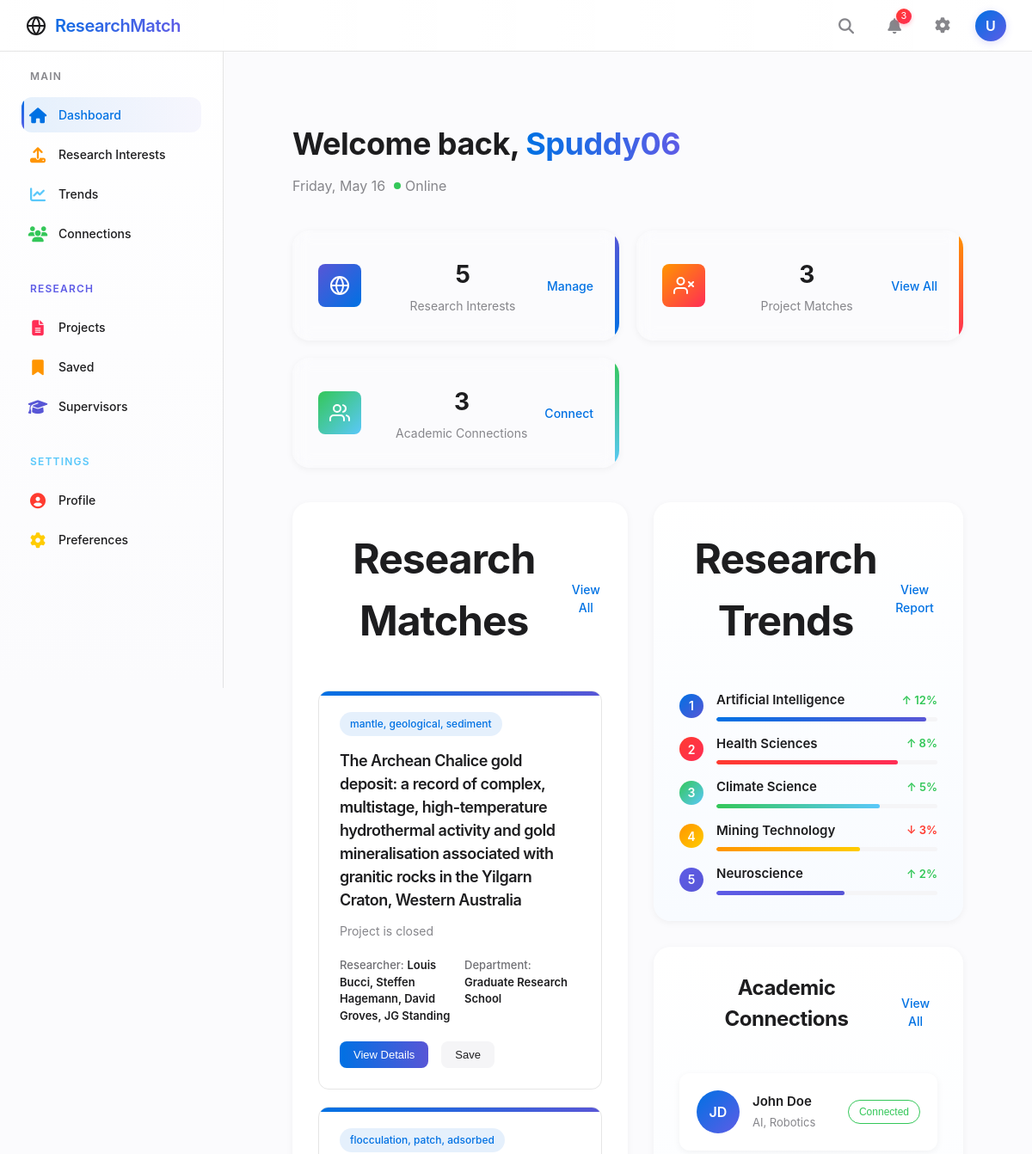
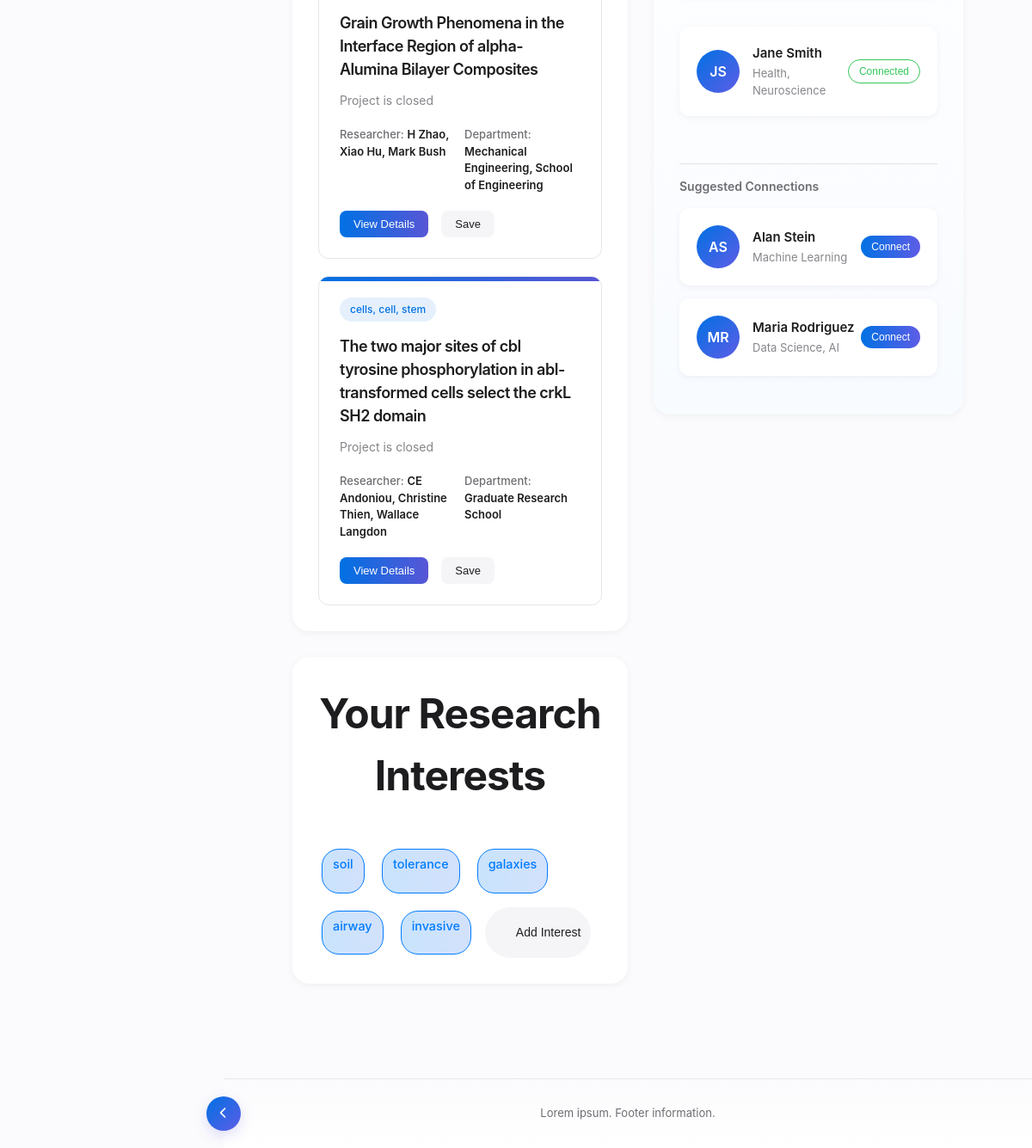
The page /dashboard (signed in) on the database its author committed (2 pictures, top to bottom).
### database/schema.py (models this page shows, shortened)
class User(db.Model):
    id = db.Column(db.Integer, primary_key=True)
    username = db.Column(db.String(100), nullable=False, unique=True)
    password_hash = db.Column(db.String(255), nullable=False)
    email = db.Column(db.String(100), nullable=False)
    research_area_id = db.Column(db.Integer, db.ForeignKey('research_area.id'))
    faculty = db.relationship('ResearchArea', backref='users')
    interests = db.relationship('Interest', secondary=user_interest, backref='users')
    saved_projects = db.relationship('Project', secondary=user_saved_projects, backref='saved_by_users')
    connections = db.relationship(
        'User',
        secondary=user_connections,
        primaryjoin=id == user_connections.c.user_id,
        secondaryjoin=id == user_connections.c.connection_id,
        back_populates='connections_reverse'
    )
    connections_reverse = db.relationship(
        'User',
        secondary=user_connections,
        primaryjoin=id == user_connections.c.connection_id,
        secondaryjoin=id == user_connections.c.user_id,
        back_populates='connections'
    )

class Interest(db.Model):
    id = db.Column(db.Integer, primary_key=True)
    interest_name = db.Column(db.String(100), nullable=False)

class Project(db.Model):
    id = db.Column(db.Integer, primary_key=True)
    title = db.Column(db.String(100), nullable=False)
    link = db.Column(db.String(100), nullable=False)
    is_open = db.Column(db.Boolean, nullable=False)
    summary = db.Column(db.Text, nullable=False)
    close_date = db.Column(db.Date, nullable=True)
    research_areas = db.relationship('ResearchArea', secondary=project_research_area, backref='projects')
    interests = db.relationship('Interest', secondary=project_interest, backref='projects')
    researchers = db.relationship('Researcher', secondary=project_researcher, backref='projects')

class Researcher(db.Model):
    id = db.Column(db.Integer, primary_key=True)
    first_name = db.Column(db.String(100), nullable=False)
    last_name = db.Column(db.String(100), nullable=False)
    email = db.Column(db.String(100), nullable=True)

class ResearchArea(db.Model):
    __tablename__ = "research_area"
    id = db.Column(db.Integer, primary_key=True)
    area = db.Column(db.String(100), nullable=False)

### app.py (the view)
@app.route('/dashboard')
@token_required
def dashboard():
    user = db.session.query(User).filter_by(id=session['user_id']).first()
    if user.interests:
        user_interests = user.interests
        user_connections = user.connections
    else:
        user_interests = None
        user_connections = None
    all_projects = db.session.query(Project).all()
    project_matches = []
    for i in range(min(3, len(all_projects))):
        project_matches.append(all_projects[i])
    return render_template('dashboard.html',
                            username= session['username'],
                            user_interests= user_interests,
                            project_matches =project_matches,
                            connections = user_connections)

### templates/dashboard.html (shortened to what this page needs)
{% extends 'base.html' %}
{% block content %}
<div class="dashboard-container">
    <div class="dashboard-header">
        <div class="welcome-message">
            <div class="greeting-container">
                <h1>Welcome back, <span class="user-name">{{ username }}</span></h1>
                <p class="date-info" id="dateInfo"><span class="status online">Online</span></p>
            </div>
        </div>
    </div>
    {% if not user_interests %}
    <div class="alert alert-info" role="alert" style="text-align: left; line-height: 2;">
        <h4 class="alert-heading">Hi there!</h4>
        <p>You’re logged in, but you don’t have any research interests yet.</p>
        <p><strong>Head over to the <a href="{{ url_for('upload') }}" class="btn btn-primary btn-lg" style="text-decoration: none; padding: 3px 20px; font-size: 16px;">Upload</a> page to add your interests and get started!</strong></p>
         <p>After adding your interests, come back to the dashboard to see your display, trends, statistics, or even connect with researchers!</p>
    </div>
    {% else %}
    <div class="stats-overview">
        <div class="stat-card research-card">
            <div class="stat-icon research-icon">
            </div>
            <div class="stat-content">
                <h3>{{ user_interests|length }}</h3>
                <p>Research Interests</p>
            </div>
            <div class="stat-action">
                <a href="/upload">Manage</a>
            </div>
        </div>
        <div class="stat-card matches-card">
            <div class="stat-icon matches-icon">
            </div>
            <div class="stat-content">
                <h3>{{ project_matches|length }}</h3>
                <p>Project Matches</p>
            </div>
            <div class="stat-action">
                <a href="#matches">View All</a>
            </div>
        </div>
        <div class="stat-card connections-card">
            <div class="stat-icon connections-icon">
            </div>
            <div class="stat-content">
                <h3>{{ connections|length }}</h3>
                <p>Academic Connections</p>
            </div>
            <div class="stat-action">
                <a href="/social">Connect</a>
            </div>
        </div>
    </div>
    <div class="dashboard-content">
        <div class="content-column main-column">
            <section class="dashboard-section" id="matches">
                <div class="section-header">
                    <h2>Research Matches</h2>
                    <a href="#" class="view-all">View All</a>
                </div>
                {% for project in project_matches %}
                <div class="matches-grid">
                    <div class="match-card ai-match">
                        <div class="match-header">
                            <div class="match-category">{% for interest in project.interests%}{{interest.interest_name}}{% if not loop.last %}, {% endif %}{% endfor %}</div>
                        </div>
                        <h3 class="match-title">{{project.title}}</h3>
                        <p class="match-description">{% if project.is_open %}{{project.summary}}{% else %} Project is closed {% endif %}</p>
                        <div class="match-meta">
                            <div class="researcher">
                                <span class="meta-label">Researcher:</span>
                                <span class="meta-value">{% for researcher in project.researchers%}{{researcher.first_name}} {{researcher.last_name}}{% if not loop.last %}, {% endif %}{% endfor %}</span>
                            </div>
                            <div class="department">
                                <span class="meta-label">Department:</span>
                                <span class="meta-value">{% for research in project.research_areas%}{{research.area}}{% if not loop.last %}, {% endif %}{% endfor %}</span>
                            </div>
                        </div>
                        <div class="match-footer">
                            <button class="match-action primary">View Details</button>
                            <button class="match-action secondary">Save</button>
                        </div>
                    </div>
                    {% endfor %}
                </div>
            </section>
            <section class="dashboard-section">
                <div class="section-header">
                    <h2>Your Research Interests</h2>
                </div>
                <div class="interests-container">
                    {% for interest in user_interests%}
                    <div class="interest-tag ai-tag">
                        <span>{{interest.interest_name}}</span>
                        <button class="remove-interest" aria-label="Remove interest">
                            <svg width="16" height="16" viewBox="0 0 24 24" fill="none" stroke="currentColor" stroke-width="2" stroke-linecap="round" stroke-linejoin="round"></svg>
                        </button>
                    </div>
                    {% endfor %}
                    <button class="add-interest" onclick="window.location.href='{{ url_for('upload') }}'">
                        <svg width="16" height="16" ...>...</svg>
                        <span>Add Interest</span>
                    </button>
                </div>
            </section>
        </div>
        <div class="content-column side-column">
            <section class="dashboard-section trends-section">
                <div class="section-header">
                    <h2>Research Trends</h2>
                    <a href="/trends" class="view-all">View Report</a>
                </div>
                <div class="trends-container">
                    <div class="trend-item">
                        <div class="trend-rank ai-rank">1</div>
                        <div class="trend-info">
                            <div class="trend-details">
                                <h4>Artificial Intelligence</h4>
                                <span class="trend-change positive">↑ 12%</span>
                            </div>
                            <div class="trend-bar">
                                <div class="trend-progress ai-progress" style="width: 95%"></div>
                            </div>
                        </div>
                    </div>
                    <div class="trend-item">
                        <div class="trend-rank health-rank">2</div>
                        <div class="trend-info">
                            <div class="trend-details">
                                <h4>Health Sciences</h4>
                                <span class="trend-change positive">↑ 8%</span>
                            </div>
                            <div class="trend-bar">
                                <div class="trend-progress health-progress" style="width: 82%"></div>
                            </div>
                        </div>
                    </div>
                    <div class="trend-item">
                        <div class="trend-rank climate-rank">3</div>
                        <div class="trend-info">
                            <div class="trend-details">
                                <h4>Climate Science</h4>
                                <span class="trend-change positive">↑ 5%</span>
                            </div>
                            <div class="trend-bar">
                                <div class="trend-progress climate-progress" style="width: 74%"></div>
                            </div>
                        </div>
                    </div>
                    <div class="trend-item">
                        <div class="trend-rank mining-rank">4</div>
                        <div class="trend-info">
                            <div class="trend-details">
                                <h4>Mining Technology</h4>
                                <span class="trend-change negative">↓ 3%</span>
                            </div>
                            <div class="trend-bar">
                                <div class="trend-progress mining-progress" style="width: 65%"></div>
                            </div>
                        </div>
                    </div>
                    <div class="trend-item">
                        <div class="trend-rank neuro-rank">5</div>
                        <div class="trend-info">
                            <div class="trend-details">
                                <h4>Neuroscience</h4>
                                <span class="trend-change positive">↑ 2%</span>
                            </div>
                            <div class="trend-bar">
                                <div class="trend-progress neuro-progress" style="width: 58%"></div>
                            </div>
                        </div>
                    </div>
                </div>
            </section>
            <section class="dashboard-section connections-section">
                <div class="section-header">
                    <h2>Academic Connections</h2>
                    <a href="/social" class="view-all">View All</a>
                </div>
                <div class="connections-container">
                    <div class="connection-card">
                        <div class="connection-avatar">JD</div>
                        <div class="connection-info">
                            <h4>John Doe</h4>
                            <p>AI, Robotics</p>
                        </div>
                        <button class="connect-button connected">Connected</button>
                    </div>
                    <div class="connection-card">
                        <div class="connection-avatar">JS</div>
                        <div class="connection-info">
                            <h4>Jane Smith</h4>
                            <p>Health, Neuroscience</p>
                        </div>
                        <button class="connect-button connected">Connected</button>
                    </div>
                    <div class="suggested-connections">
                        <h5>Suggested Connections</h5>
                        <div class="connection-card suggested">
                            <div class="connection-avatar">AS</div>
                            <div class="connection-info">
                                <h4>Alan Stein</h4>
                                <p>Machine Learning</p>
                            </div>
                            <button class="connect-button primary">Connect</button>
                        </div>
                        <div class="connection-card suggested">
                            <div class="connection-avatar">MR</div>
                            <div class="connection-info">
                                <h4>Maria Rodriguez</h4>
                                <p>Data Science, AI</p>
                            </div>
                            <button class="connect-button primary">Connect</button>
                        </div>
                    </div>
                </div>
            </section>
        </div>
    </div>
    {% endif %}
</div>
{% endblock %}

### rows shown on the page
User: username "Spuddy06"
Project: title "The Archean Chalice gold deposit: a record of complex, multistage, high-temperature hydrothermal activity and gold mineralisation associated with granitic rocks in the Yilgarn Craton, Western Australia", is_open "Project is closed"
Interest: interest_name "mantle"
Interest: interest_name "geological"
Interest: interest_name "sediment"
Researcher: first_name "Louis", last_name "Bucci"
Researcher: first_name "Steffen", last_name "Hagemann"
Researcher: first_name "David", last_name "Groves"
Researcher: first_name "JG", last_name "Standing"
ResearchArea: area "Graduate Research School"
Project: title "Grain Growth Phenomena in the Interface Region of alpha-Alumina Bilayer Composites", is_open "Project is closed"
Interest: interest_name "flocculation"
Interest: interest_name "patch"
Interest: interest_name "adsorbed"
Researcher: first_name "H", last_name "Zhao"
Researcher: first_name "Xiao", last_name "Hu"
Researcher: first_name "Mark", last_name "Bush"
ResearchArea: area "Mechanical Engineering"
ResearchArea: area "School of Engineering"
Project: title "The two major sites of cbl tyrosine phosphorylation in abl-transformed cells select the crkL SH2 domain", is_open "Project is closed"
Interest: interest_name "cells"
Interest: interest_name "cell"
Interest: interest_name "stem"
Researcher: first_name "CE", last_name "Andoniou"
Researcher: first_name "Christine", last_name "Thien"
Researcher: first_name "Wallace", last_name "Langdon"
Interest: interest_name "soil"
Interest: interest_name "tolerance"
Interest: interest_name "galaxies"
Interest: interest_name "airway"
Interest: interest_name "invasive"

### other values the page prints
{{ user_name[0].upper() if user_name else 'U' }} "U"
{{ user_interests|length }} "5"
{{ project_matches|length }} "3"
{{ connections|length }} "3"
